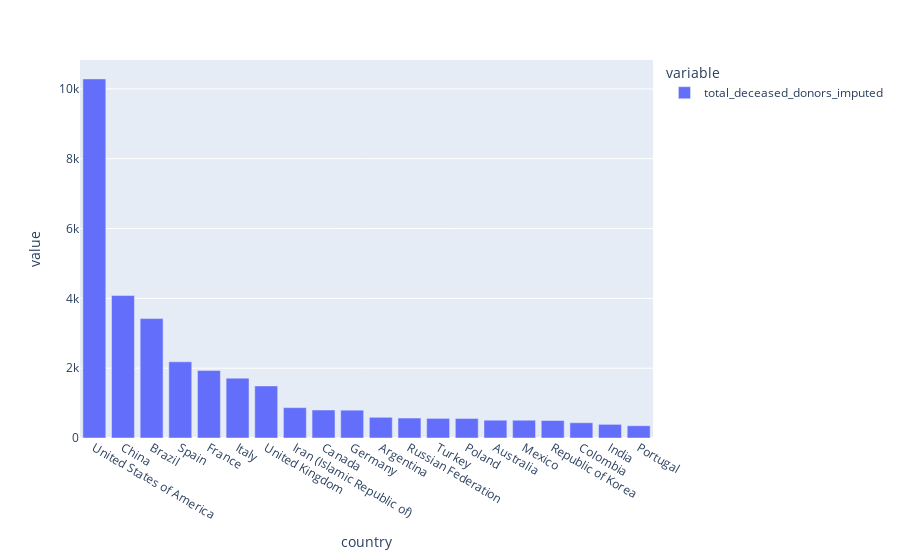

This figure's notebook cell:
### Markdown cell above
We can visualize this using a bar chart.

### Code cell
px.bar(countries_top_20_2017)

### Figure 1 — Plotly figure (JSON) as saved in the notebook; plotly's stock layout.template omitted (floating-point values rounded to 4 significant figures)
{"data": [{"hovertemplate": "variable=total_deceased_donors_imputed<br>country=%{x}<br>value=%{y}<extra></extra>", "legendgroup": "total_deceased_donors_imputed", "marker": {"color": "#636efa", "pattern": {"shape": ""}}, "name": "total_deceased_donors_imputed", "orientation": "v", "showlegend": true, "textposition": "auto", "type": "bar", "x": ["United States of America", "China", "Brazil", "Spain", "France", "Italy", "United Kingdom", "Iran (Islamic Republic of)", "Canada", "Germany", "Argentina", "Russian Federation", "Turkey", "Poland", "Australia", "Mexico", "Republic of Korea", "Colombia", "India", "Portugal"], "xaxis": "x", "y": [10290.0, 4080.0, 3420.0, 2183.0, 1933.0, 1714.0, 1492.0, 870.0, 802.0, 797.0, 593.0, 572.0, 562.0, 560.0, 510.0, 509.0, 501.0, 437.0, 391.0, 351.0], "yaxis": "y"}], "layout": {"barmode": "relative", "legend": {"title": {"text": "variable"}, "tracegroupgap": 0}, "margin": {"t": 60}, "xaxis": {"anchor": "y", "domain": [0, 1], "title": {"text": "country"}}, "yaxis": {"anchor": "x", "domain": [0, 1], "title": {"text": "value"}}}}
